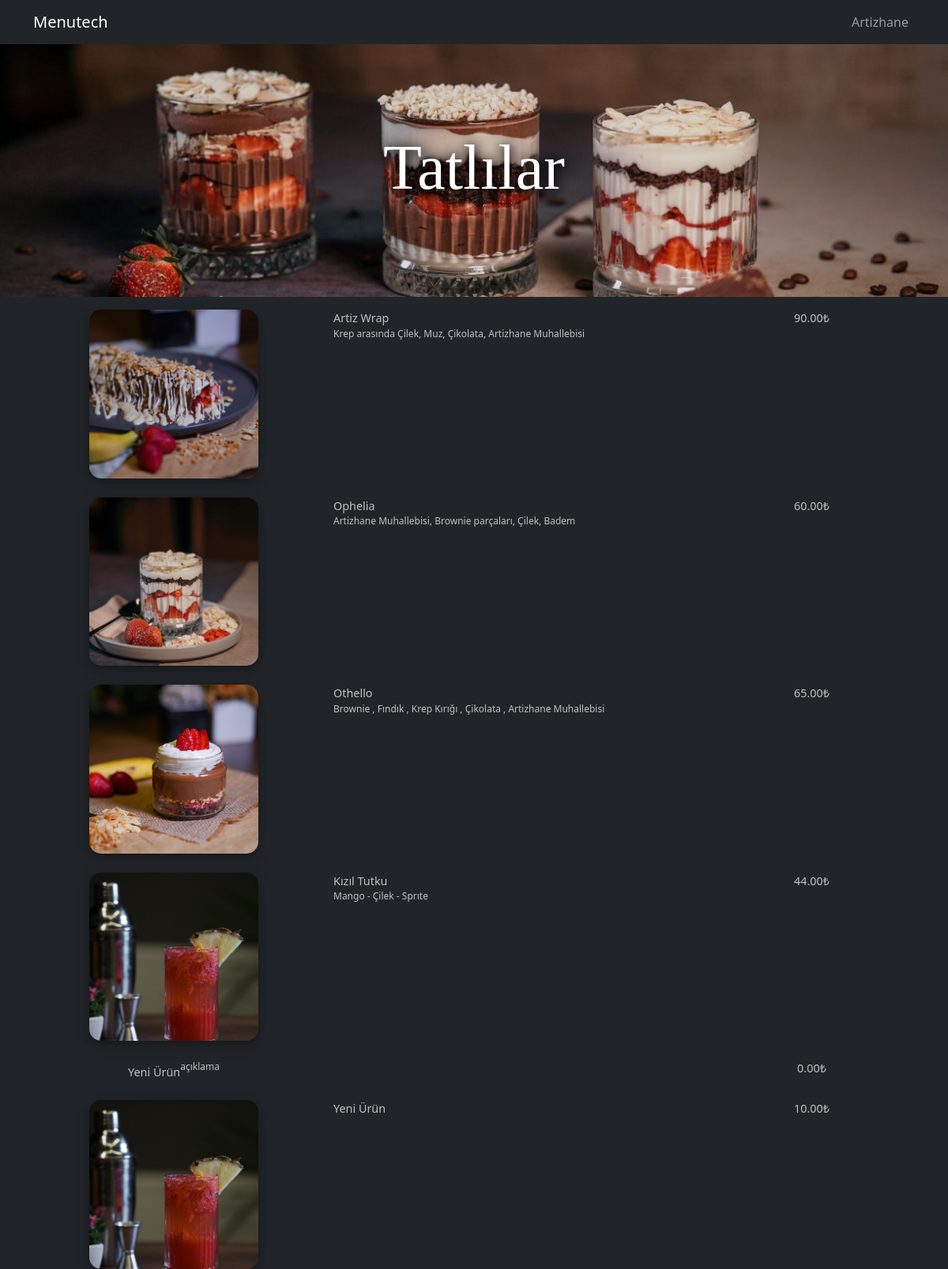
Page /menu/artizhane/tatllar/ on the earlier database version.
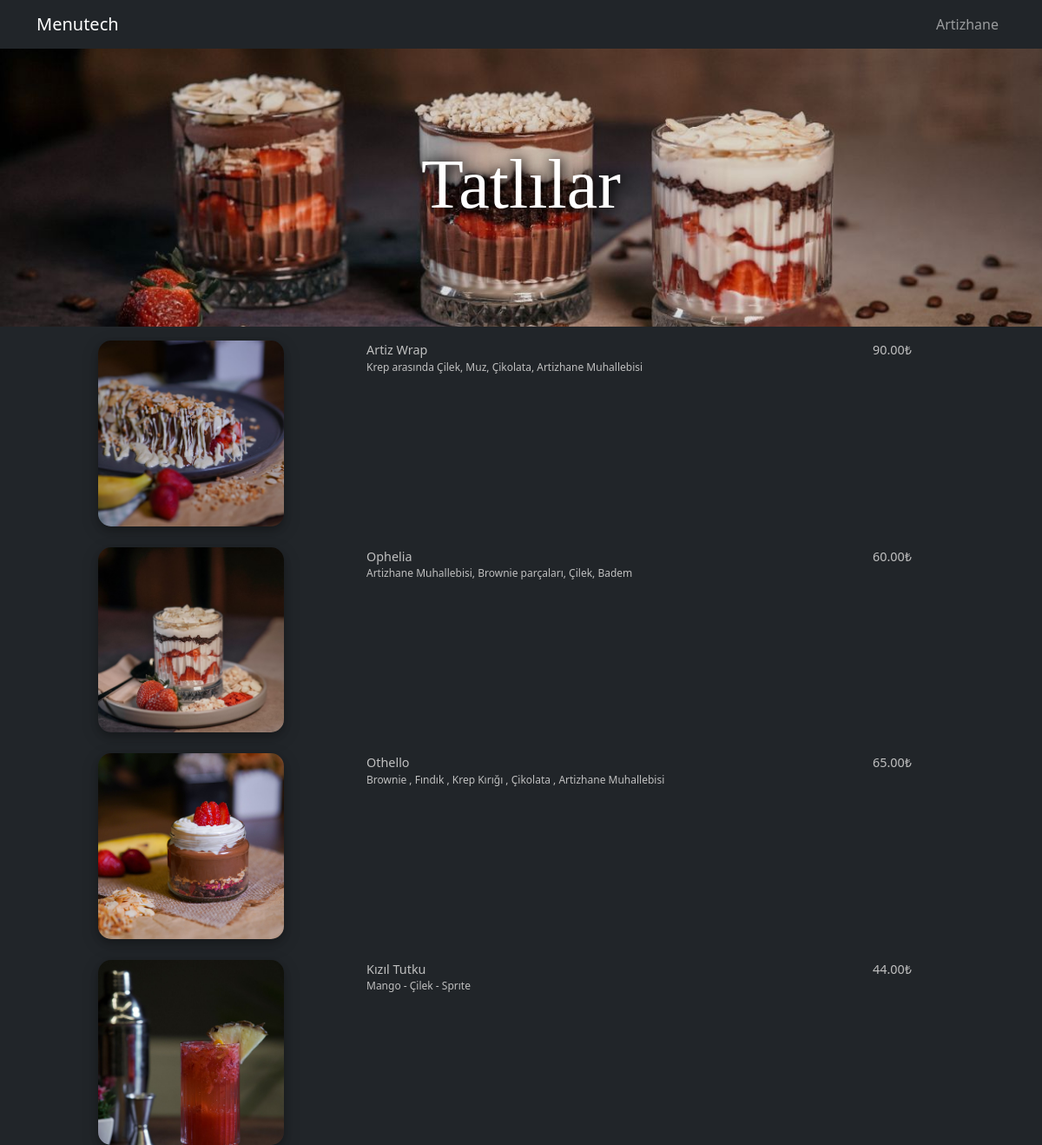
Same page on the later database version.
### menu/models.py (models this page shows, shortened)
class Product(models.Model):
    name = models.CharField(max_length=200)
    slug = models.SlugField(db_index=True, editable=False, unique=True)
    image = models.ImageField(upload_to="products", null=True)
    description = models.TextField(default="")
    price = models.DecimalField(max_digits=7, decimal_places=2, default=0.0)
    category = models.ForeignKey(Category, on_delete=models.CASCADE)

### menu/views.py (the view)
# urls.py: path("<slug:slug>/<slug:category_slug>/", views.category_details, name = "category_details"),
def category_details(request, slug, category_slug):
    try:
        menu = Menu.objects.get(slug=slug)
    except:
        return redirect("home")
    if not menu.user.account.has_paid():
        return redirect("home")
    try:
        category = Category.objects.get(slug=category_slug, menu=menu)
    except:
        return redirect("menu_details", slug=slug)
    if(category.menu != menu):
        return redirect("menu_details", slug = slug)
    products = Product.objects.filter(category=category)
    data = {
        "menu":menu,
        "category":category,
        "products":products
    }
    return render(request, "menu/category_details.html", data)

### account/models.py (called while the page is built)
    def has_paid(self):
        current_date = datetime.date.today()
        return current_date < self.paid_until

### menu/templates/menu/category_details.html (shortened to what this page needs)
{% extends "base.html" %}
{% load static %}
{% block css_files %}
    <link rel="stylesheet" href="{% static 'menu/css/menu.css' %}"/>
{% endblock css_files %}
{% block content %}
    <div class "row">
        <div class="col-12 menu-main-image"
            {% if category.image %}
            style="background-image: url({{ category.image.url }})"
            {% endif %}
        >
            <h2 class="text-center menu-text display-1">{{category.name|title}}</h2>
        </div>
    </div>
    <div class = "container mt-3 mb-3">
    {% for product in products %}
        {% include "menu/components/product.html" %}
    {% endfor %}
    </div>
{% endblock %}

### menu/templates/menu/components/product.html (shortened to what this page needs)
<div class = "row mt-3 mb-4">
    <div class = "col-4 d-flex justify-content-center">
        {% if product.image %}
            <img src="{{product.image.url}}" class="img-fluid product-image" style="aspect-ratio: 1/1; object-fit: cover; overflow: hidden; border-radius:15px;
            box-shadow: 0 4px 8px 0 rgba(0, 0, 0, 0.2), 0 6px 20px 0 rgba(0, 0, 0, 0.19);"/>
        {% else %}
        <p class="product-text product-text-style" style="padding-top:5px;">{{product.name|title}}</p>
        <p class="product-description-text product-text-style" style="padding-bottom:5px;">{{product.description}}</p>
        {% endif %}
    </div>
    <div class = "col-5">
        {% if product.image %}
            <p class="product-text product-text-style">{{product.name|title}}</p>
            <p class="product-description-text product-text-style">{{product.description}}</p>
        {% endif %}
    </div>
    <div class = "col-3 center-block text-center">
            <p class="product-text product-text-style">{{product.price}}₺</p>
    </div>
</div>

Differences in the rows shown:
removed Product: name "Yeni Ürün", description "açıklama", price "0.00"
removed Product: image (picture), name "Yeni Ürün", price "10.00"
